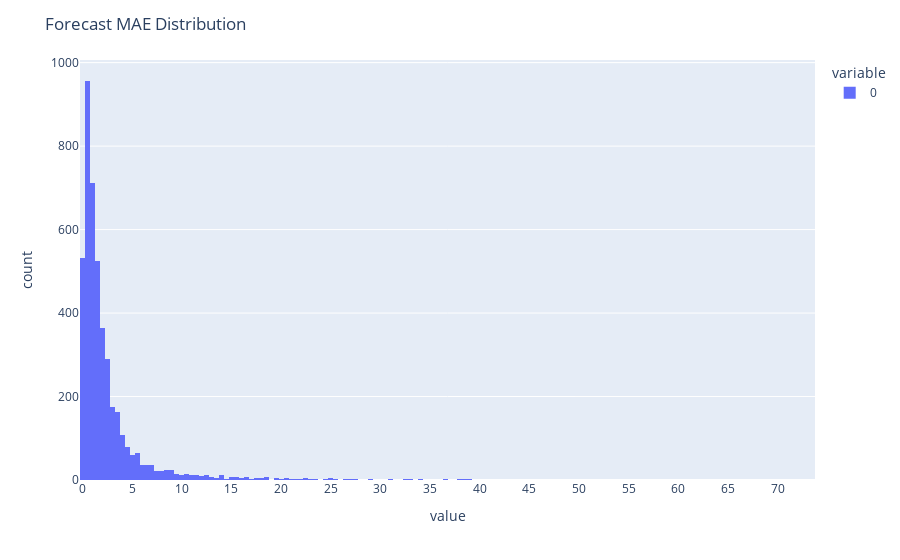

The notebook cell this image was saved under:
### Code cell
fig = px.histogram(err)
fig.update_layout(title='Forecast MAE Distribution')
fig.update_xaxes(tick0=0, dtick=5)
fig.show()

### Figure 1 — Plotly figure (JSON) as saved in the notebook; plotly's stock layout.template omitted (floating-point values rounded to 4 significant figures; data arrays with more than 128 entries replaced by an {"elided": "..."} marker saying what was removed)
{"data": [{"alignmentgroup": "True", "bingroup": "x", "hovertemplate": "variable=0<br>value=%{x}<br>count=%{y}<extra></extra>", "legendgroup": "0", "marker": {"color": "#636efa"}, "name": "0", "offsetgroup": "0", "orientation": "v", "showlegend": true, "type": "histogram", "x": {"elided": "4455 float values"}, "xaxis": "x", "yaxis": "y"}], "layout": {"barmode": "relative", "legend": {"title": {"text": "variable"}, "tracegroupgap": 0}, "margin": {"t": 60}, "title": {"text": "Forecast MAE Distribution"}, "xaxis": {"anchor": "y", "domain": [0, 1], "dtick": 5, "tick0": 0, "title": {"text": "value"}}, "yaxis": {"anchor": "x", "domain": [0, 1], "title": {"text": "count"}}}}
